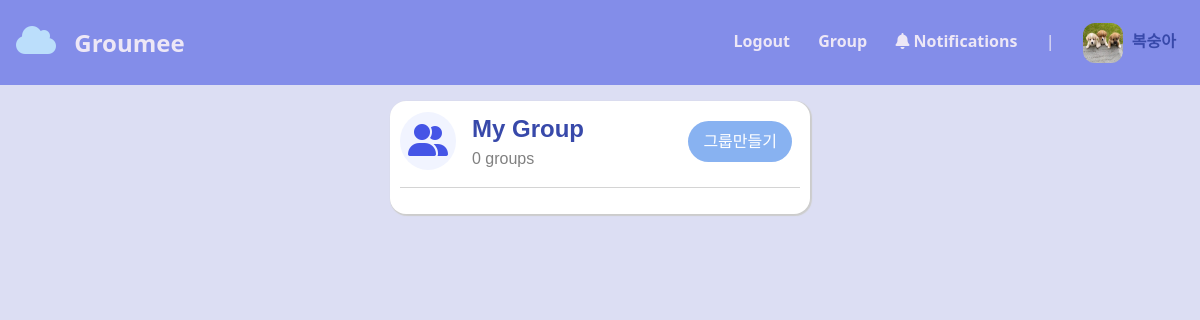
Page /grouplist/ (signed in) on the earlier database version.
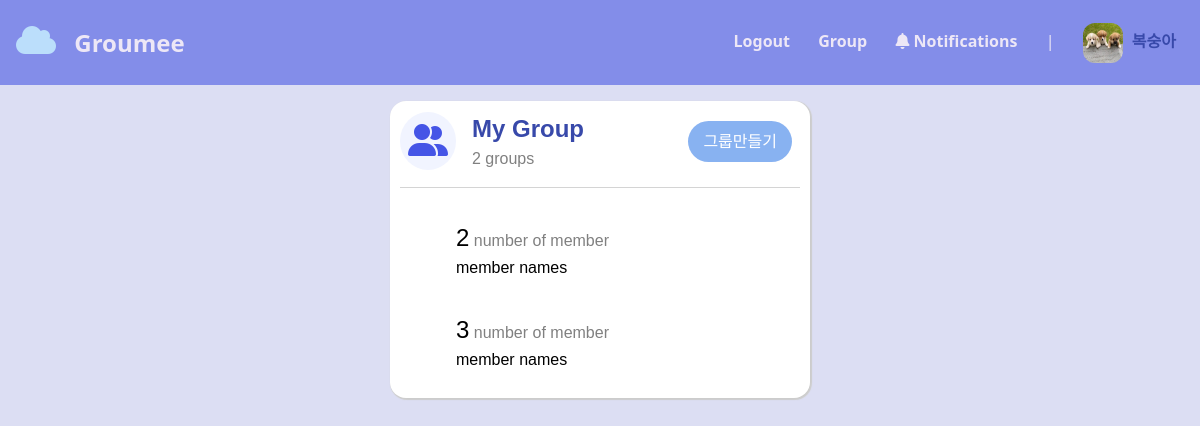
Same page on the later database version.
### groupmeet/models.py (models this page shows)
class Group(models.Model):
    name=models.CharField(max_length=50)
    members=models.ManyToManyField(settings.AUTH_USER_MODEL, through='UserGroup',through_fields=("group","user"))

### groupmeet/views.py (the view)
# urls.py: path('grouplist/',views.getuserGroupList,name="getuserGroupList"),
def getuserGroupList(request):
   if request.user.is_authenticated:
      friend_list.clear()
      if request.user.is_authenticated:
         user = request.user
         usergroup=UserGroup.objects.filter(user=user, allowed=2)
         userGroup_list=[]
         for ug in usergroup:
            userGroup_list.append(ug.group)
         invitedGroup = UserGroup.objects.filter(user=user, allowed=0)
         invitedGroup=list(invitedGroup)
         return render(request,'userGroupList.html',{'userGroup_list':userGroup_list,'invitedGroup':invitedGroup})
   else:
      return render(request,'forbidden.html')

### groupmeet/templates/userGroupList.html
{% extends 'base.html' %}
{% load static %}
{% block extrahead %}
<link rel="stylesheet" href='{% static "css/usergrouplist.css" %}' />
{% endblock %}
{% block content %}
<div class="main-section">
    <div class="groupList">
        <div class="listTitle">
            <div class="title_section">
                <span class="group_icon"><i class="fas fa-user-friends"></i></span>
                <div class="group_title">
                    <span class="mygroup">My Group</span>
                    <span class="totalNum">{{userGroup_list|length}} groups</span>
                </div>
            </div>
            <div class="btn_wrap">
                <button class="btn" type="button" onclick="location.href='/createGroup/'">
                    그룹만들기
                </button>
            </div>
        </div>
        <hr />
        {%for group in userGroup_list%}
        <a href="{%url 'groupCalendar_view' group.id%}">
            <div class="group_wrap">
                <span class="group_name">{{group.id}}</span>
                <span class="member_num">number of member</span>
                <br>
                <span class="member_name">member names</span><br>
            </div>
        </a>
        {%endfor%}
    </div>
</div>
{% endblock %}

Differences in the rows shown:
now on this page (row unchanged): Group: id "2"
added Group: id "3"
Other differences:
{{ userGroup_list|length }}: "0" → "2"
